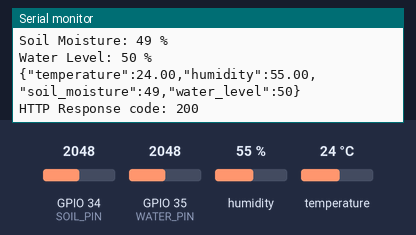
The program below on a simulated ESP32. Parts: the last lines printed to the serial monitor. The inputs (shaded band) are chosen by the test bench; at power-on: humidity 55 %, GPIO 34 (SOIL_PIN) = 2048, GPIO 35 (WATER_PIN) = 2048, temperature 24 °C. WiFi joins after 1.5 s; servers stay silent unless stated; uploads are accepted with an empty reply.

Above: at 3.9 s.
4.0 s: humidity set to 22 %
At 8.12 s:
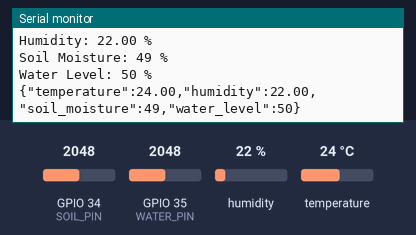
9.8 s: GPIO 34 (SOIL_PIN) set to 2866
At 14.2 s:
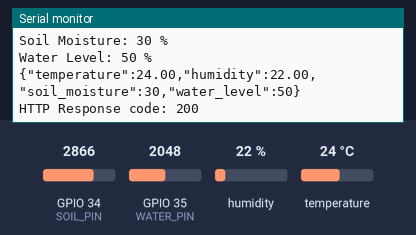
15.6 s: GPIO 35 (WATER_PIN) set to 2866
At 19.4 s:
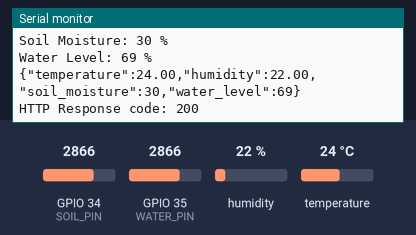
21.4 s: temperature set to 12 °C
At 24.6 s:
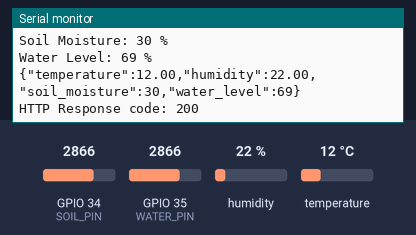
27.2 s: GPIO 34 (SOIL_PIN) set to 3972
At 29.8 s:
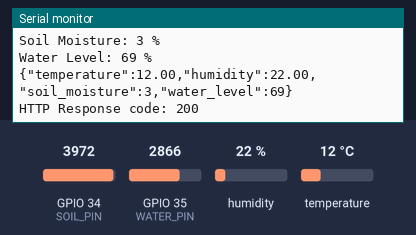
33.0 s: GPIO 35 (WATER_PIN) set to 3972
At 35.0 s:
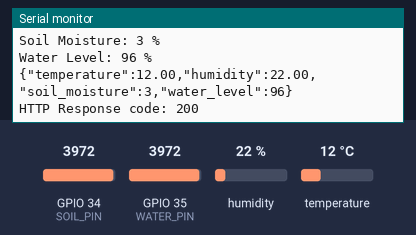
Timing chart, 0 to 36.5 s (numbered marks = the images above; inputs shaded):
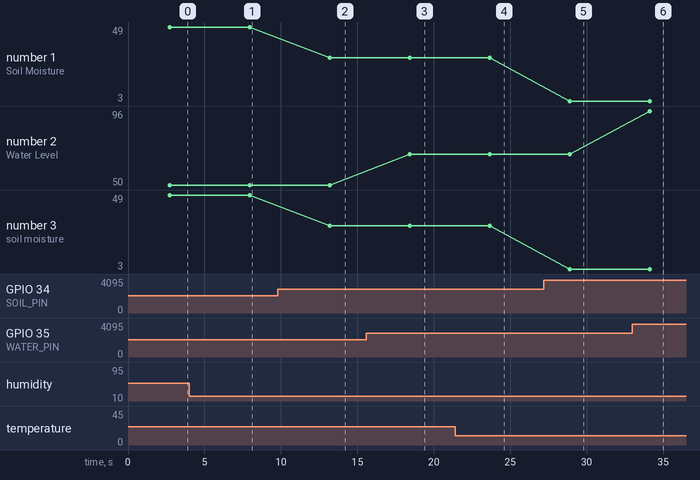

Measured:
- after the input at 4.0 s, the serial monitor: prints a new line after 4.0 s (image 1)
- after the input at 9.8 s, the serial monitor: prints a new line after 3.4 s (image 2)
- after the input at 15.6 s, the serial monitor: prints a new line after 2.8 s (image 3)
- after the input at 21.4 s, the serial monitor: prints a new line after 2.3 s (image 4)
- after the input at 27.2 s, the serial monitor: prints a new line after 1.7 s (image 5)
- after the input at 33.0 s, the serial monitor: prints a new line after 1.1 s (image 6)
- plotted number 1: 49 → 30 after the input at 9.8 s, 30 → 3 after the input at 27.2 s
- plotted number 2: 50 → 69 after the input at 15.6 s, 69 → 96 after the input at 33.0 s

The program:

main.cpp
```cpp
#include <WiFi.h>
#include <HTTPClient.h>
#include <WiFiClient.h>
#include "DHT.h"
// ================= CONFIG =================
const char* ssid = "KKL";
const char* password = "11111111";

// const char* httpServerUrl = "http://10.129.69.1:3000/esp32/button"; // HTTP POST
const char* deviceId = "ESP32_1";

const char* tcpServerIP = "10.129.69.1"; // TCP server IP
const uint16_t tcpServerPort = 4000;

const char* serverUrl = "http://10.129.69.1:3000/esp32/data";  // change to your server

#define DHTPIN 4
#define DHTTYPE DHT11

#define SOIL_PIN 34
#define WATER_PIN 35

DHT dht(DHTPIN, DHTTYPE);

void connectWiFi();
void reconnectTCP();
void connectTCP();
void sendMessageToHTTP();
WiFiClient tcpClient;

// ================= SETUP =================
void setup() {
 Serial.begin(115200);
  delay(1000);
  dht.begin();
  connectWiFi();
  connectTCP();
  reconnectTCP();
}

// ================= LOOP =================
void loop() {
 float temperature = dht.readTemperature();
  float humidity = dht.readHumidity();

  int soilRaw = analogRead(SOIL_PIN);
  int waterRaw = analogRead(WATER_PIN);

  // Convert analog (0–4095) to percentage
  int soilPercent = map(soilRaw, 4095, 0, 0, 100);
  int waterPercent = map(waterRaw, 0, 4095, 0, 100);

  Serial.println("------ Sensor Data ------");
  Serial.print("Temperature: ");
  Serial.print(temperature);
  Serial.println(" °C");

  Serial.print("Humidity: ");
  Serial.print(humidity);
  Serial.println(" %");

  Serial.print("Soil Moisture: ");
  Serial.print(soilPercent);
  Serial.println(" %");

  Serial.print("Water Level: ");
  Serial.print(waterPercent);
  Serial.println(" %");

  if (WiFi.status() == WL_CONNECTED) {
    HTTPClient http;
    http.setTimeout(10000);
    http.begin(serverUrl);
    http.addHeader("Content-Type", "application/json");

    String jsonData = "{";
    jsonData += "\"temperature\":" + String(temperature)   + ",";
    jsonData += "\"humidity\":" + String(humidity)  + ",";
    jsonData += "\"soil_moisture\":" + String(soilPercent) + ",";
    jsonData += "\"water_level\":" + String(waterPercent);
    jsonData += "}";
    Serial.println(jsonData);
    int httpResponseCode = http.POST(jsonData);

    Serial.print("HTTP Response code: ");
    Serial.println(httpResponseCode);

    http.end();
  }

  delay(5000);  // send every
  }


// ================= FUNCTIONS =================
void connectWiFi() {
  Serial.print("Connecting to WiFi...");
  WiFi.begin(ssid, password);

  int retry = 0;
  while (WiFi.status() != WL_CONNECTED && retry < 20) {
    delay(500);
    Serial.print(".");
    retry++;
  }

  if (WiFi.status() == WL_CONNECTED) {
    Serial.println("\n✅ WiFi Connected");
    Serial.print("IP Address: ");
    Serial.println(WiFi.localIP());
  } else {
    Serial.println("\n❌ WiFi connection failed");
  }
}

void connectTCP() {
  Serial.print("Connecting to TCP server...");
  if (tcpClient.connect(tcpServerIP, tcpServerPort)) {
    Serial.println("✅ TCP Connected");
    tcpClient.print("REGISTER:" + String(deviceId) + "\n"); // register device
  } else {
    Serial.println("❌ TCP connection failed");
  }
}

void sendMessageToHTTP() {
  if (WiFi.status() != WL_CONNECTED) {
    Serial.println("❌ WiFi not connected, cannot send");
    return;
  }

  HTTPClient http;
  http.begin(serverUrl);
  http.addHeader("Content-Type", "application/json");

  String jsonData = String("{\"deviceId\":\"") + deviceId +
                    String("\",\"message\":\"Button pressed\"}");

  int httpResponseCode = http.POST(jsonData);

  if (httpResponseCode > 0) {
    Serial.print("✅ HTTP Response Code: ");
    Serial.println(httpResponseCode);
    Serial.println(http.getString());
  } else {
    Serial.print("❌ HTTP Error: ");
    Serial.println(httpResponseCode);
  }

  http.end();
}

void reconnectTCP() {
  if (tcpClient.connected()) return; // already connected

  Serial.print("Reconnecting TCP...");
  tcpClient.stop(); // close any previous connection

  int retry = 0;
  while (!tcpClient.connect(tcpServerIP, tcpServerPort) && retry < 10) {
    delay(500);
    Serial.print(".");
    retry++;
  }

  if (tcpClient.connected()) {
    Serial.println("✅ TCP Reconnected");
    tcpClient.print("REGISTER:" + String(deviceId) + "\n");
  } else {
    Serial.println("❌ TCP reconnect failed");
  }
}
```
